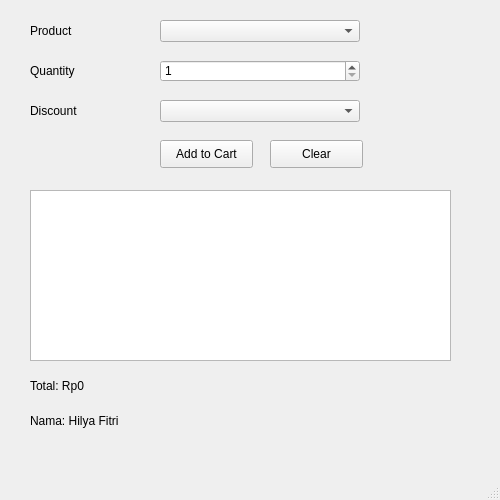
<?xml version="1.0" encoding="UTF-8"?>
<ui version="4.0">
 <class>MainWindow</class>
 <widget class="QMainWindow" name="MainWindow">
  <property name="geometry">
   <rect>
    <x>0</x>
    <y>0</y>
    <width>500</width>
    <height>500</height>
   </rect>
  </property>
  <property name="windowTitle">
   <string>POS App - Week 4</string>
  </property>
  <widget class="QWidget" name="centralwidget">
   <widget class="QLabel" name="labelProduct">
    <property name="geometry">
     <rect>
      <x>30</x>
      <y>20</y>
      <width>121</width>
      <height>21</height>
     </rect>
    </property>
    <property name="text">
     <string>Product</string>
    </property>
   </widget>
   <widget class="QComboBox" name="comboBoxProduct">
    <property name="geometry">
     <rect>
      <x>160</x>
      <y>20</y>
      <width>200</width>
      <height>22</height>
     </rect>
    </property>
   </widget>
   <widget class="QLabel" name="labelQuantity">
    <property name="geometry">
     <rect>
      <x>30</x>
      <y>60</y>
      <width>121</width>
      <height>21</height>
     </rect>
    </property>
    <property name="text">
     <string>Quantity</string>
    </property>
   </widget>
   <widget class="QSpinBox" name="spinBoxQuantity">
    <property name="geometry">
     <rect>
      <x>160</x>
      <y>60</y>
      <width>200</width>
      <height>22</height>
     </rect>
    </property>
    <property name="minimum">
     <number>1</number>
    </property>
    <property name="maximum">
     <number>1000</number>
    </property>
   </widget>
   <widget class="QLabel" name="labelDiscount">
    <property name="geometry">
     <rect>
      <x>30</x>
      <y>100</y>
      <width>121</width>
      <height>21</height>
     </rect>
    </property>
    <property name="text">
     <string>Discount</string>
    </property>
   </widget>
   <widget class="QComboBox" name="comboBoxDiscount">
    <property name="geometry">
     <rect>
      <x>160</x>
      <y>100</y>
      <width>200</width>
      <height>22</height>
     </rect>
    </property>
   </widget>
   <widget class="QPushButton" name="pushButtonAdd">
    <property name="geometry">
     <rect>
      <x>160</x>
      <y>140</y>
      <width>93</width>
      <height>28</height>
     </rect>
    </property>
    <property name="text">
     <string>Add to Cart</string>
    </property>
   </widget>
   <widget class="QPushButton" name="pushButtonClear">
    <property name="geometry">
     <rect>
      <x>270</x>
      <y>140</y>
      <width>93</width>
      <height>28</height>
     </rect>
    </property>
    <property name="text">
     <string>Clear</string>
    </property>
   </widget>
   <widget class="QTextBrowser" name="textBrowserCart">
    <property name="geometry">
     <rect>
      <x>30</x>
      <y>190</y>
      <width>421</width>
      <height>171</height>
     </rect>
    </property>
   </widget>
   <widget class="QLabel" name="labelTotal">
    <property name="geometry">
     <rect>
      <x>30</x>
      <y>370</y>
      <width>421</width>
      <height>31</height>
     </rect>
    </property>
    <property name="text">
     <string>Total: Rp0</string>
    </property>
   </widget>
   <widget class="QLabel" name="labelidentity">
    <property name="geometry">
     <rect>
      <x>30</x>
      <y>410</y>
      <width>211</width>
      <height>21</height>
     </rect>
    </property>
    <property name="text">
     <string>Nama: Hilya Fitri</string>
    </property>
   </widget>
  </widget>
  <widget class="QStatusBar" name="statusbar"/>
 </widget>
 <resources/>
 <connections/>
</ui>
